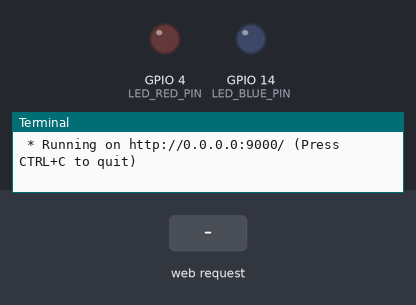
Simulated run of this program. Board: Raspberry Pi (BCM pin numbers). Parts: output pins drawn as LEDs (lit = HIGH), the last lines printed to the terminal. The inputs (shaded band) are chosen by the test bench. The clock reads 2024-03-15 10:24:30 at power-on unless the program sets it.

Above: at 1.2 s.
1.3 s: HTTP request for /led/RED/ON received
At 1.6 s:
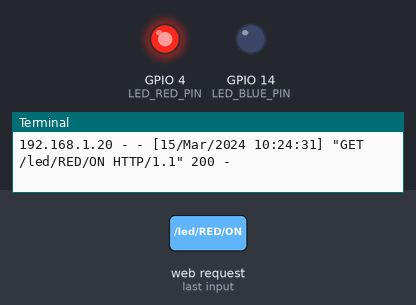
2.8 s: HTTP request for /led/BLUE/ON received
At 3.9 s:
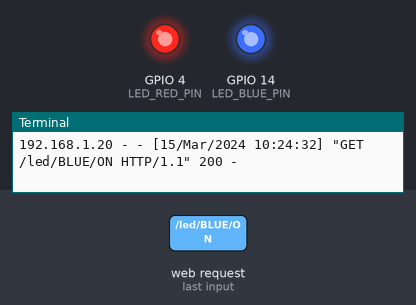
4.3 s: HTTP request for /led/RED/RED received
At 5.0 s:
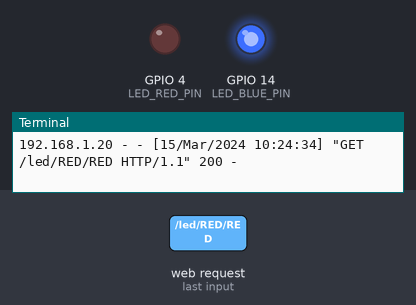
Timing chart, 0 to 7.3 s (numbered marks = the images above; inputs shaded):
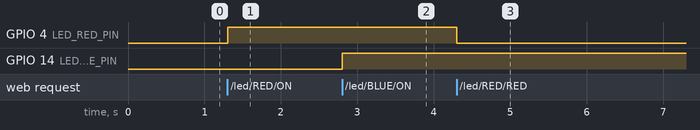

Measured:
- after the input at 1.3 s, GPIO 4 (LED_RED_PIN): LOW → HIGH at once
- after the input at 2.8 s, GPIO 14 (LED_BLUE_PIN): LOW → HIGH at once
- after the input at 4.3 s, GPIO 4 (LED_RED_PIN): HIGH → LOW at once

The program:

tk3.py
```python
from flask import Flask, render_template
import RPi.GPIO as GPIO

app = Flask(__name__)
LED_RED_PIN = 4
LED_BLUE_PIN = 14

GPIO.setmode(GPIO.BCM)
GPIO.setup(LED_RED_PIN,GPIO.OUT)
GPIO.setup(LED_BLUE_PIN,GPIO.OUT)

@app.route("/") # 함수 이름은 다 달라야 함.
def home():
    return render_template("led3.html")

@app.route("/led/<led_color>/<led_state>")
def led_turn(led_color, led_state): # led_state 를 주소로 받아왔으면, 그 값을 함수의 인자로 넣어주어야 함.
    col=led_color.upper()
    str=led_state.upper()

    if col == 'RED':
        GPIO.output(LED_RED_PIN, str=='ON')
        return "RED LED " + str
    elif col == 'BLUE':
        GPIO.output(LED_BLUE_PIN, str=='ON')
        return "BLUE LED " + str
    else :
        return "INPUT ERROR"

if __name__ == '__main__':
    try:
        app.run(host='0.0.0.0',port=9000)
    finally:
        print("clean up")
        GPIO.cleanup()
```
